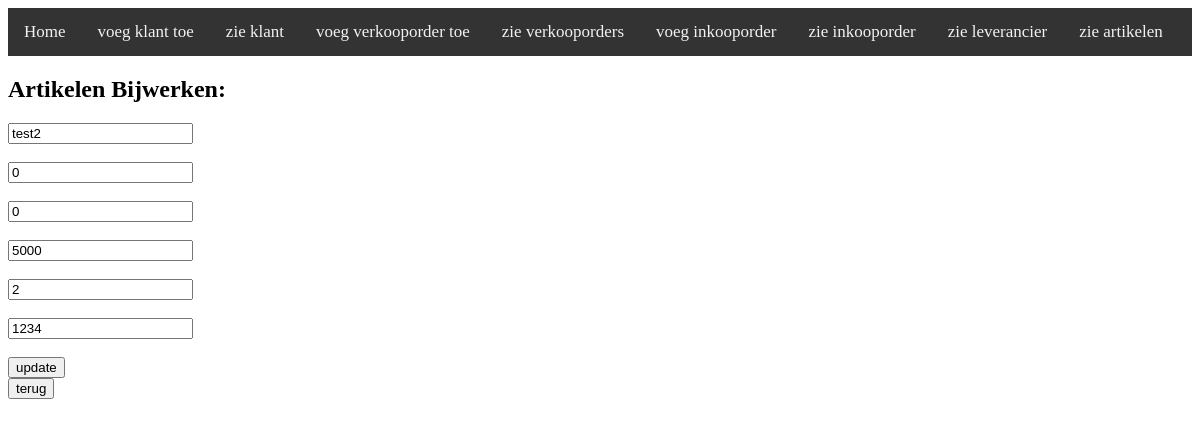
Screenshot of /CHANGEArtikelen.php with the database file from the repository.
### tables this page shows
CREATE TABLE `artikelen` (
  `ArtId` int(11) NOT NULL,
  `ArtOmschrijving` varchar(45) NOT NULL,
  `ArtInkoop` decimal(5,0) DEFAULT NULL,
  `ArtVerkoop` decimal(5,0) DEFAULT NULL,
  `ArtVoorraad` int(11) NOT NULL,
  `ArtMinVoorraad` int(11) NOT NULL,
  `ArtLocatie` int(11) DEFAULT NULL,
  `LevId` int(11) NOT NULL
);

### Artikelen.php (called while the page is built, shortened)
<?php
class Artikelen{
    public function haalArtikelen(){
        $conn = dbConnect();
        $Artid = $_POST['id'];
        if ($Artid == ''){
            $Artikelen = $conn->prepare("SELECT * from artikelen");
            $Artikelen->execute();
        }else{
            $Artikelen = $conn->prepare("SELECT * from artikelen WHERE ArtId = '$Artid'");
            $Artikelen->execute();
        }
        return $Artikelen;
    }
}
?>

### CHANGEArtikelen.php (the view, shortened to what this page needs)
<!DOCTYPE html>
<html lang="en">
<head>
    <link rel="stylesheet" type="text/css" href="style.css">
</head>
<body>
    <div class="topnav">
			<a href="index.php">Home</a>
			<a href="ADDklant.php">voeg klant toe</a>
            <a href="INDEXklant.php">zie klant</a>
			<a href="ADDverkooporder.php">voeg verkooporder toe</a>
			<a href="INDEXverkooporder.php">zie verkooporders</a>
			<a href="ADDinkooporder.php">voeg inkooporder</a>
			<a href="INDEXinkooporder.php">zie inkooporder</a>
			<a href="INDEXleveranciers.php">zie leverancier</a>
            <a href="INDEXArtikelen.php">zie artikelen</a>
		</div>
<?php
include "Artikelen.php";
$Artikelen = new Artikelen;
$toonArtikelen = $Artikelen->haalArtikelen();
foreach ($toonArtikelen as $row)
{
    $ArtId = $row['ArtId'];
    $ArtOmschrijving = $row['ArtOmschrijving'];
    $ArtInkoop = $row['ArtInkoop'];
    $ArtVerkoop = $row['ArtVerkoop'];
    $ArtVoorraad = $row['ArtVoorraad'];
    $ArtMinVoorraad = $row['ArtMinVoorraad'];
    $ArtLocatie = $row['ArtLocatie'];
    $LevId = $row['LevId'];
    echo "<div class='parent'>
        <h2>Artikelen Bijwerken:</h2>
            <form action=CHANGEArtikelen.php method='POST'>
                <input type='text' name='ArtOmschrijving' value='" . $ArtOmschrijving . "' placeholder='" . $ArtOmschrijving . "' required>
                <br /><br />
                <input type='number' name='ArtInkoop' value='" . $ArtInkoop . "' placeholder='" . $ArtInkoop . "' required>
                <br /><br />
                <input type='number' name='ArtVerkoop' value='" . $ArtVerkoop . "' placeholder='" . $ArtVerkoop . "' required>
                <br /><br />
                <input type='number' name='ArtVoorraad' value='" . $ArtVoorraad . "' placeholder='" . $ArtVoorraad . "' required>
                <br /><br />
                <input type='number' name='ArtMinVoorraad' value='" . $ArtMinVoorraad . "' placeholder='" . $ArtMinVoorraad . "' required>
                <br /><br />
                <input type='text' name='ArtLocatie' value='" . $ArtLocatie . "' placeholder='" . $ArtLocatie . "' required>
                <br /><br />
                <input type='submit' name='update' value='update'>
                <input type='hidden' name='LevId' value ='" .  $LevId . "'>
                <input type='hidden' name='id' value ='" .  $ArtId . "'>
            </form>
            <form action='index.php'>
                <input type='submit' value='terug'>
            </form>
      </div>";
}
?>
    </body>
</html>

### style.css (style rules this page uses)
.topnav { overflow: hidden; background-color: #333; }
.topnav a { float: left; color: #f2f2f2; text-align: center; padding: 14px 16px; text-decoration: none; font-size: 17px; }

### rows the page displays
artikelen: ArtOmschrijving "test2", ArtInkoop "0", ArtVerkoop "0", ArtVoorraad "5000", ArtMinVoorraad "2", ArtLocatie "1234"
